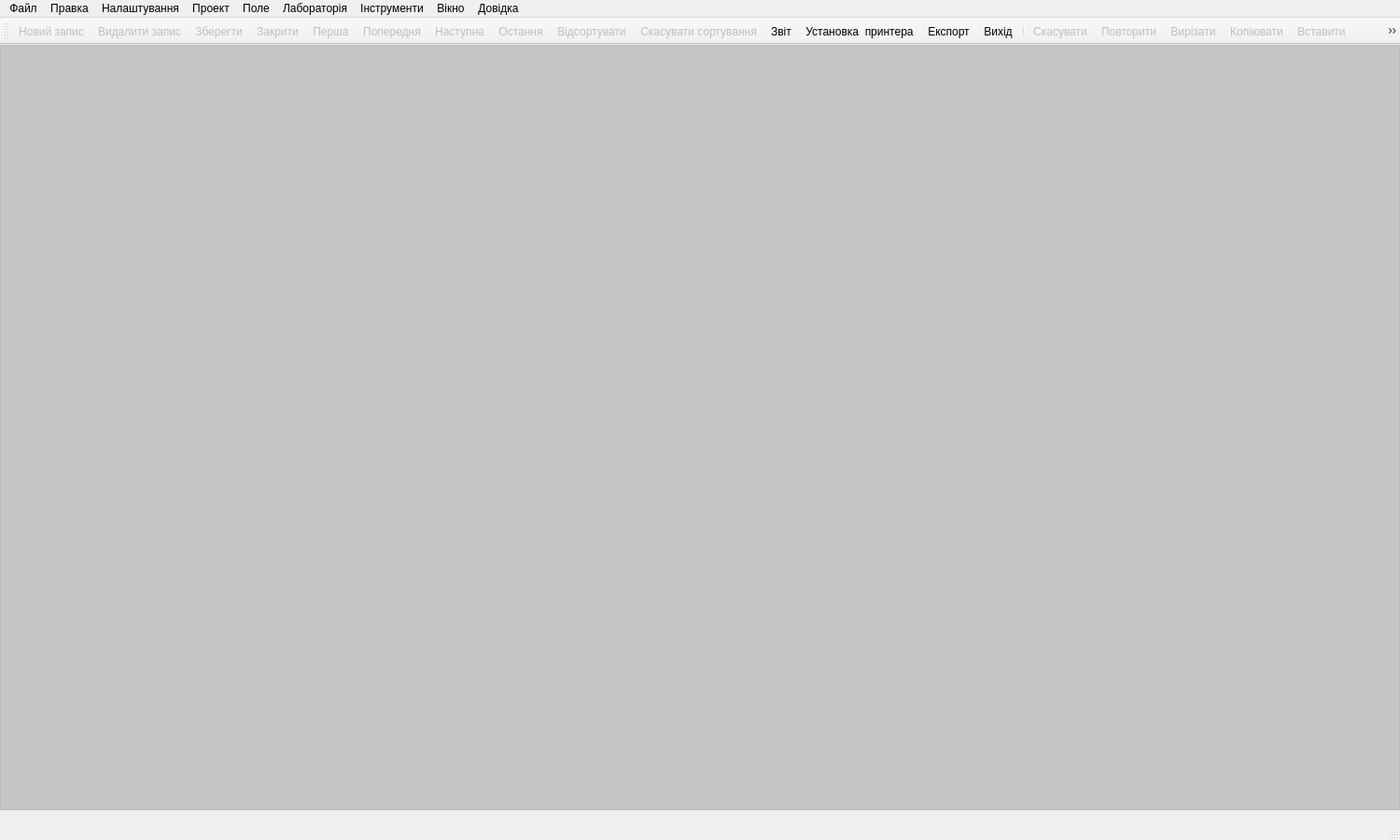
<?xml version="1.0" encoding="UTF-8"?>
<ui version="4.0">
 <class>EGMainWindow</class>
 <widget class="QMainWindow" name="EGMainWindow">
  <property name="geometry">
   <rect>
    <x>0</x>
    <y>0</y>
    <width>1500</width>
    <height>900</height>
   </rect>
  </property>
  <property name="sizePolicy">
   <sizepolicy hsizetype="Preferred" vsizetype="Preferred">
    <horstretch>0</horstretch>
    <verstretch>0</verstretch>
   </sizepolicy>
  </property>
  <property name="windowTitle">
   <string>Інженерна геологія</string>
  </property>
  <property name="windowIcon">
   <iconset>
    <normaloff>../icons/16x16/applications-engineering.png</normaloff>../icons/16x16/applications-engineering.png</iconset>
  </property>
  <property name="locale">
   <locale language="Ukrainian" country="Ukraine"/>
  </property>
  <property name="iconSize">
   <size>
    <width>22</width>
    <height>22</height>
   </size>
  </property>
  <property name="toolButtonStyle">
   <enum>Qt::ToolButtonIconOnly</enum>
  </property>
  <widget class="QWidget" name="centralwidget">
   <widget class="QMdiArea" name="mdiArea">
    <property name="geometry">
     <rect>
      <x>0</x>
      <y>0</y>
      <width>1500</width>
      <height>820</height>
     </rect>
    </property>
    <property name="sizePolicy">
     <sizepolicy hsizetype="Expanding" vsizetype="Expanding">
      <horstretch>0</horstretch>
      <verstretch>0</verstretch>
     </sizepolicy>
    </property>
    <property name="frameShape">
     <enum>QFrame::StyledPanel</enum>
    </property>
    <property name="frameShadow">
     <enum>QFrame::Sunken</enum>
    </property>
    <property name="background">
     <brush brushstyle="SolidPattern">
      <color alpha="180">
       <red>180</red>
       <green>180</green>
       <blue>180</blue>
      </color>
     </brush>
    </property>
   </widget>
  </widget>
  <widget class="QMenuBar" name="menubar">
   <property name="geometry">
    <rect>
     <x>0</x>
     <y>0</y>
     <width>1500</width>
     <height>22</height>
    </rect>
   </property>
   <widget class="QMenu" name="menu">
    <property name="geometry">
     <rect>
      <x>298</x>
      <y>129</y>
      <width>236</width>
      <height>404</height>
     </rect>
    </property>
    <property name="sizePolicy">
     <sizepolicy hsizetype="Preferred" vsizetype="Preferred">
      <horstretch>0</horstretch>
      <verstretch>0</verstretch>
     </sizepolicy>
    </property>
    <property name="acceptDrops">
     <bool>false</bool>
    </property>
    <property name="title">
     <string>Файл</string>
    </property>
    <addaction name="action_2"/>
    <addaction name="action_6"/>
    <addaction name="separator"/>
    <addaction name="action_5"/>
    <addaction name="action_3"/>
    <addaction name="separator"/>
    <addaction name="action_8"/>
    <addaction name="action_9"/>
    <addaction name="action_10"/>
    <addaction name="action_11"/>
    <addaction name="separator"/>
    <addaction name="action_13"/>
    <addaction name="action_14"/>
    <addaction name="separator"/>
    <addaction name="action_16"/>
    <addaction name="action_17"/>
    <addaction name="action_18"/>
    <addaction name="separator"/>
    <addaction name="action_19"/>
   </widget>
   <widget class="QMenu" name="menu_2">
    <property name="title">
     <string>Правка</string>
    </property>
    <addaction name="action_7"/>
    <addaction name="action_23"/>
    <addaction name="separator"/>
    <addaction name="action_29"/>
    <addaction name="action_30"/>
    <addaction name="action_31"/>
    <addaction name="separator"/>
    <addaction name="action_32"/>
   </widget>
   <widget class="QMenu" name="menu_3">
    <property name="title">
     <string>Налаштування</string>
    </property>
    <addaction name="action_42"/>
    <addaction name="action_41"/>
    <addaction name="action_36"/>
    <addaction name="action_37"/>
   </widget>
   <widget class="QMenu" name="menu_6">
    <property name="title">
     <string>Вікно</string>
    </property>
   </widget>
   <widget class="QMenu" name="menu_7">
    <property name="title">
     <string>Довідка</string>
    </property>
   </widget>
   <widget class="QMenu" name="menu_8">
    <property name="title">
     <string>Поле</string>
    </property>
    <addaction name="separator"/>
    <addaction name="action_4"/>
    <addaction name="separator"/>
    <addaction name="action_12"/>
    <addaction name="action_15"/>
   </widget>
   <widget class="QMenu" name="menu_9">
    <property name="title">
     <string>Лабораторія</string>
    </property>
    <addaction name="action_46"/>
    <addaction name="action_21"/>
    <addaction name="action_22"/>
    <addaction name="action_20"/>
    <addaction name="separator"/>
    <addaction name="action_24"/>
    <addaction name="action_25"/>
    <addaction name="action_39"/>
    <addaction name="action_40"/>
    <addaction name="action_26"/>
    <addaction name="action_27"/>
    <addaction name="action_38"/>
    <addaction name="separator"/>
    <addaction name="action_44"/>
    <addaction name="action_45"/>
   </widget>
   <widget class="QMenu" name="menu_10">
    <property name="title">
     <string>Інструменти</string>
    </property>
    <addaction name="action_34"/>
    <addaction name="action_35"/>
   </widget>
   <widget class="QMenu" name="menu_4">
    <property name="title">
     <string>Проект</string>
    </property>
    <addaction name="action"/>
    <addaction name="action_28"/>
    <addaction name="action_33"/>
   </widget>
   <addaction name="menu"/>
   <addaction name="menu_2"/>
   <addaction name="menu_3"/>
   <addaction name="menu_4"/>
   <addaction name="menu_8"/>
   <addaction name="menu_9"/>
   <addaction name="menu_10"/>
   <addaction name="menu_6"/>
   <addaction name="menu_7"/>
  </widget>
  <widget class="QStatusBar" name="statusbar"/>
  <widget class="QToolBar" name="toolBar">
   <property name="enabled">
    <bool>true</bool>
   </property>
   <property name="windowTitle">
    <string>toolBar</string>
   </property>
   <attribute name="toolBarArea">
    <enum>TopToolBarArea</enum>
   </attribute>
   <attribute name="toolBarBreak">
    <bool>false</bool>
   </attribute>
   <addaction name="action_2"/>
   <addaction name="action_6"/>
   <addaction name="action_5"/>
   <addaction name="action_3"/>
   <addaction name="action_8"/>
   <addaction name="action_9"/>
   <addaction name="action_10"/>
   <addaction name="action_11"/>
   <addaction name="action_13"/>
   <addaction name="action_14"/>
   <addaction name="action_16"/>
   <addaction name="action_17"/>
   <addaction name="action_18"/>
   <addaction name="action_19"/>
   <addaction name="separator"/>
   <addaction name="action_7"/>
   <addaction name="action_23"/>
   <addaction name="action_29"/>
   <addaction name="action_30"/>
   <addaction name="action_31"/>
   <addaction name="action_32"/>
   <addaction name="separator"/>
   <addaction name="action"/>
   <addaction name="action_28"/>
   <addaction name="action_33"/>
   <addaction name="separator"/>
   <addaction name="action_4"/>
   <addaction name="action_12"/>
   <addaction name="action_15"/>
   <addaction name="separator"/>
   <addaction name="action_46"/>
   <addaction name="action_21"/>
   <addaction name="action_22"/>
   <addaction name="action_20"/>
   <addaction name="separator"/>
   <addaction name="action_24"/>
   <addaction name="action_25"/>
   <addaction name="action_39"/>
   <addaction name="action_40"/>
   <addaction name="action_26"/>
   <addaction name="action_27"/>
   <addaction name="action_38"/>
   <addaction name="separator"/>
   <addaction name="action_44"/>
   <addaction name="action_45"/>
  </widget>
  <action name="action_2">
   <property name="checkable">
    <bool>false</bool>
   </property>
   <property name="enabled">
    <bool>false</bool>
   </property>
   <property name="icon">
    <iconset>
     <normaloff>../icons/22x22/document-new.png</normaloff>../icons/22x22/document-new.png</iconset>
   </property>
   <property name="text">
    <string>Новий запис</string>
   </property>
   <property name="statusTip">
    <string>Додати новий запис в материнську таблицю</string>
   </property>
   <property name="shortcut">
    <string>Ctrl+N</string>
   </property>
  </action>
  <action name="action_3">
   <property name="enabled">
    <bool>false</bool>
   </property>
   <property name="icon">
    <iconset>
     <normaloff>../icons/22x22/dialog-close.png</normaloff>../icons/22x22/dialog-close.png</iconset>
   </property>
   <property name="text">
    <string>Закрити</string>
   </property>
   <property name="statusTip">
    <string>Закрити  активне вікно</string>
   </property>
   <property name="shortcut">
    <string>Ctrl+E</string>
   </property>
  </action>
  <action name="action_5">
   <property name="enabled">
    <bool>false</bool>
   </property>
   <property name="icon">
    <iconset>
     <normaloff>../icons/22x22/document-save.png</normaloff>../icons/22x22/document-save.png</iconset>
   </property>
   <property name="text">
    <string>Зберегти</string>
   </property>
   <property name="statusTip">
    <string>Зберегти дані активного вікна</string>
   </property>
   <property name="shortcut">
    <string>Ctrl+S</string>
   </property>
  </action>
  <action name="action_6">
   <property name="enabled">
    <bool>false</bool>
   </property>
   <property name="icon">
    <iconset>
     <normaloff>../icons/22x22/document-close.png</normaloff>../icons/22x22/document-close.png</iconset>
   </property>
   <property name="text">
    <string>Видалити запис</string>
   </property>
   <property name="statusTip">
    <string>Видалити поточний запис з материнської таблиці</string>
   </property>
   <property name="shortcut">
    <string>Ctrl+D</string>
   </property>
  </action>
  <action name="action_8">
   <property name="enabled">
    <bool>false</bool>
   </property>
   <property name="icon">
    <iconset>
     <normaloff>../icons/22x22/go-first-view.png</normaloff>../icons/22x22/go-first-view.png</iconset>
   </property>
   <property name="text">
    <string>Перша</string>
   </property>
   <property name="statusTip">
    <string>Перейти на перший запис материнської таблиці</string>
   </property>
   <property name="shortcut">
    <string>Ctrl+Home</string>
   </property>
  </action>
  <action name="action_9">
   <property name="enabled">
    <bool>false</bool>
   </property>
   <property name="icon">
    <iconset>
     <normaloff>../icons/22x22/go-previous-view.png</normaloff>../icons/22x22/go-previous-view.png</iconset>
   </property>
   <property name="text">
    <string>Попередня</string>
   </property>
   <property name="statusTip">
    <string>Перейти на попередній запис материнський таблиці</string>
   </property>
   <property name="shortcut">
    <string>Ctrl+PgUp</string>
   </property>
  </action>
  <action name="action_10">
   <property name="enabled">
    <bool>false</bool>
   </property>
   <property name="icon">
    <iconset>
     <normaloff>../icons/22x22/go-next-view.png</normaloff>../icons/22x22/go-next-view.png</iconset>
   </property>
   <property name="text">
    <string>Наступна</string>
   </property>
   <property name="statusTip">
    <string>Перейти на наступний запис материнської таблиці</string>
   </property>
   <property name="shortcut">
    <string>Ctrl+PgDown</string>
   </property>
  </action>
  <action name="action_11">
   <property name="enabled">
    <bool>false</bool>
   </property>
   <property name="icon">
    <iconset>
     <normaloff>../icons/22x22/go-last-view.png</normaloff>../icons/22x22/go-last-view.png</iconset>
   </property>
   <property name="text">
    <string>Остання</string>
   </property>
   <property name="statusTip">
    <string>Перейти на останній запис материнської таблиці</string>
   </property>
   <property name="shortcut">
    <string>Ctrl+End</string>
   </property>
  </action>
  <action name="action_13">
   <property name="enabled">
    <bool>false</bool>
   </property>
   <property name="icon">
    <iconset>
     <normaloff>../icons/22x22/view-sort-ascending.png</normaloff>../icons/22x22/view-sort-ascending.png</iconset>
   </property>
   <property name="text">
    <string>Відсортувати</string>
   </property>
   <property name="statusTip">
    <string>Сортування записів материнської таблиці</string>
   </property>
  </action>
  <action name="action_14">
   <property name="enabled">
    <bool>false</bool>
   </property>
   <property name="icon">
    <iconset>
     <normaloff>../icons/22x22/view-sort-del.png</normaloff>../icons/22x22/view-sort-del.png</iconset>
   </property>
   <property name="text">
    <string>Скасувати сортування</string>
   </property>
   <property name="statusTip">
    <string>Скасування сортування записів материнської таблиці</string>
   </property>
  </action>
  <action name="action_16">
   <property name="icon">
    <iconset>
     <normaloff>../icons/22x22/document-preview.png</normaloff>../icons/22x22/document-preview.png</iconset>
   </property>
   <property name="text">
    <string>Звіт ...</string>
   </property>
   <property name="statusTip">
    <string>Підготувати звіт з використанням параметрів запиту</string>
   </property>
  </action>
  <action name="action_17">
   <property name="icon">
    <iconset>
     <normaloff>../icons/22x22/document-print-direct.png</normaloff>../icons/22x22/document-print-direct.png</iconset>
   </property>
   <property name="text">
    <string>Установка  принтера...</string>
   </property>
   <property name="statusTip">
    <string>Встановити принтер і параметри друку</string>
   </property>
  </action>
  <action name="action_18">
   <property name="icon">
    <iconset>
     <normaloff>../icons/22x22/document-export.png</normaloff>../icons/22x22/document-export.png</iconset>
   </property>
   <property name="text">
    <string>Експорт ...</string>
   </property>
   <property name="statusTip">
    <string>Підготувати і експортувати пакет даних</string>
   </property>
  </action>
  <action name="action_19">
   <property name="icon">
    <iconset>
     <normaloff>../icons/22x22/application-exit.png</normaloff>../icons/22x22/application-exit.png</iconset>
   </property>
   <property name="text">
    <string>Вихід</string>
   </property>
   <property name="statusTip">
    <string>Закрити головне вікно і вийти з програми</string>
   </property>
   <property name="shortcut">
    <string>Ctrl+Q</string>
   </property>
  </action>
  <action name="action">
   <property name="enabled">
    <bool>true</bool>
   </property>
   <property name="icon">
    <iconset>
     <normaloff>../icons/22x22/crane.png</normaloff>../icons/22x22/crane.png</iconset>
   </property>
   <property name="text">
    <string>Об'єкт</string>
   </property>
   <property name="toolTip">
    <string>Об'єкт</string>
   </property>
   <property name="statusTip">
    <string>Характеристика об'єкту</string>
   </property>
   <property name="shortcut">
    <string>Ctrl+O</string>
   </property>
  </action>
  <action name="action_4">
   <property name="icon">
    <iconset>
     <normaloff>../icons/22x22/Burehole.png</normaloff>../icons/22x22/Burehole.png</iconset>
   </property>
   <property name="text">
    <string>Виробки з відбором проб</string>
   </property>
   <property name="statusTip">
    <string>Характеристика виробки з відбором проб</string>
   </property>
  </action>
  <action name="action_12">
   <property name="icon">
    <iconset>
     <normaloff>../icons/22x22/szond.png</normaloff>../icons/22x22/szond.png</iconset>
   </property>
   <property name="text">
    <string>Статичне зондування</string>
   </property>
   <property name="statusTip">
    <string>Характеристика пункту статичного зондування</string>
   </property>
  </action>
  <action name="action_15">
   <property name="icon">
    <iconset>
     <normaloff>../icons/22x22/dzond.png</normaloff>../icons/22x22/dzond.png</iconset>
   </property>
   <property name="text">
    <string>Динамічне зондування</string>
   </property>
   <property name="statusTip">
    <string>Характеристика пункту динамічного зондування</string>
   </property>
  </action>
  <action name="action_20">
   <property name="icon">
    <iconset>
     <normaloff>../icons/22x22/office-chart-pie.png</normaloff>../icons/22x22/office-chart-pie.png</iconset>
   </property>
   <property name="text">
    <string>Гранулометричний склад</string>
   </property>
   <property name="statusTip">
    <string>Гранулометричний склад грунтів</string>
   </property>
  </action>
  <action name="action_21">
   <property name="icon">
    <iconset>
     <normaloff>../icons/22x22/glina.png</normaloff>../icons/22x22/glina.png</iconset>
   </property>
   <property name="text">
    <string>Властивості зв'язних ґрунтів</string>
   </property>
   <property name="statusTip">
    <string>Фізичні та інші властивості зв'язних грунтів</string>
   </property>
  </action>
  <action name="action_22">
   <property name="icon">
    <iconset>
     <normaloff>../icons/22x22/pesok.png</normaloff>../icons/22x22/pesok.png</iconset>
   </property>
   <property name="text">
    <string>Властивості незв'язних ґрунтів</string>
   </property>
   <property name="statusTip">
    <string>Фізичні та інші властивості незв'язних грунтів</string>
   </property>
  </action>
  <action name="action_24">
   <property name="icon">
    <iconset>
     <normaloff>../icons/22x22/srez.png</normaloff>../icons/22x22/srez.png</iconset>
   </property>
   <property name="text">
    <string>Одноплощинний зріз</string>
   </property>
   <property name="statusTip">
    <string>Результати одноплощинних зрізних випробувань</string>
   </property>
  </action>
  <action name="action_25">
   <property name="icon">
    <iconset>
     <normaloff>../icons/22x22/compres.png</normaloff>../icons/22x22/compres.png</iconset>
   </property>
   <property name="text">
    <string>Компресійний стиск</string>
   </property>
   <property name="statusTip">
    <string>Результати випробувань методом компресійного стиску</string>
   </property>
  </action>
  <action name="action_26">
   <property name="icon">
    <iconset>
     <normaloff>../icons/22x22/prosad.png</normaloff>../icons/22x22/prosad.png</iconset>
   </property>
   <property name="text">
    <string>Просадність</string>
   </property>
   <property name="statusTip">
    <string>Результати випробування з визначення властивостей просідання</string>
   </property>
  </action>
  <action name="action_27">
   <property name="icon">
    <iconset>
     <normaloff>../icons/22x22/nabuh.png</normaloff>../icons/22x22/nabuh.png</iconset>
   </property>
   <property name="text">
    <string>Набухання</string>
   </property>
   <property name="statusTip">
    <string>Результати випробування з визначення властивостей набухання</string>
   </property>
  </action>
  <action name="action_7">
   <property name="enabled">
    <bool>false</bool>
   </property>
   <property name="icon">
    <iconset>
     <normaloff>../icons/22x22/edit-undo.png</normaloff>../icons/22x22/edit-undo.png</iconset>
   </property>
   <property name="text">
    <string>Скасувати</string>
   </property>
   <property name="statusTip">
    <string>Скасувати останні зміни</string>
   </property>
   <property name="shortcut">
    <string>Ctrl+C</string>
   </property>
  </action>
  <action name="action_23">
   <property name="enabled">
    <bool>false</bool>
   </property>
   <property name="icon">
    <iconset>
     <normaloff>../icons/22x22/edit-redo.png</normaloff>../icons/22x22/edit-redo.png</iconset>
   </property>
   <property name="text">
    <string>Повторити</string>
   </property>
   <property name="shortcut">
    <string>Ctrl+Shift+Z</string>
   </property>
  </action>
  <action name="action_29">
   <property name="enabled">
    <bool>false</bool>
   </property>
   <property name="icon">
    <iconset>
     <normaloff>../icons/22x22/edit-cut.png</normaloff>../icons/22x22/edit-cut.png</iconset>
   </property>
   <property name="text">
    <string>Вирізати</string>
   </property>
   <property name="shortcut">
    <string>Ctrl+X</string>
   </property>
  </action>
  <action name="action_30">
   <property name="enabled">
    <bool>false</bool>
   </property>
   <property name="icon">
    <iconset>
     <normaloff>../icons/22x22/edit-copy.png</normaloff>../icons/22x22/edit-copy.png</iconset>
   </property>
   <property name="text">
    <string>Копіювати</string>
   </property>
   <property name="shortcut">
    <string>Ctrl+C</string>
   </property>
  </action>
  <action name="action_31">
   <property name="enabled">
    <bool>false</bool>
   </property>
   <property name="icon">
    <iconset>
     <normaloff>../icons/22x22/edit-paste.png</normaloff>../icons/22x22/edit-paste.png</iconset>
   </property>
   <property name="text">
    <string>Вставити</string>
   </property>
   <property name="shortcut">
    <string>Ctrl+V</string>
   </property>
  </action>
  <action name="action_32">
   <property name="enabled">
    <bool>false</bool>
   </property>
   <property name="icon">
    <iconset>
     <normaloff>../icons/22x22/edit-select-all.png</normaloff>../icons/22x22/edit-select-all.png</iconset>
   </property>
   <property name="text">
    <string>Виділити все</string>
   </property>
   <property name="shortcut">
    <string>Ctrl+A</string>
   </property>
  </action>
  <action name="action_28">
   <property name="icon">
    <iconset>
     <normaloff>../icons/22x22/mail-signed-full.png</normaloff>../icons/22x22/mail-signed-full.png</iconset>
   </property>
   <property name="text">
    <string>Комерційна пропозиція</string>
   </property>
   <property name="statusTip">
    <string>Комерційна пропозиція</string>
   </property>
  </action>
  <action name="action_33">
   <property name="icon">
    <iconset>
     <normaloff>../icons/22x22/mail-signed-shtamp.png</normaloff>../icons/22x22/mail-signed-shtamp.png</iconset>
   </property>
   <property name="text">
    <string>Договір</string>
   </property>
   <property name="statusTip">
    <string>Договорні забов'язання</string>
   </property>
  </action>
  <action name="action_34">
   <property name="icon">
    <iconset>
     <normaloff>../icons/22x22/tools-wizard.png</normaloff>../icons/22x22/tools-wizard.png</iconset>
   </property>
   <property name="text">
    <string>Геодезичний калькулятор</string>
   </property>
  </action>
  <action name="action_35">
   <property name="icon">
    <iconset>
     <normaloff>../icons/22x22/office-chart-area-percentage.png</normaloff>../icons/22x22/office-chart-area-percentage.png</iconset>
   </property>
   <property name="text">
    <string>Геологічний калькулятор</string>
   </property>
  </action>
  <action name="action_36">
   <property name="icon">
    <iconset>
     <normaloff>../icons/22x22/preferences-desktop-user.png</normaloff>../icons/22x22/preferences-desktop-user.png</iconset>
   </property>
   <property name="text">
    <string>Виконавці робіт</string>
   </property>
   <property name="statusTip">
    <string>Виконавці робіт</string>
   </property>
  </action>
  <action name="action_37">
   <property name="icon">
    <iconset>
     <normaloff>../icons/22x22/configure.png</normaloff>../icons/22x22/configure.png</iconset>
   </property>
   <property name="text">
    <string>Бурове обладнання</string>
   </property>
   <property name="statusTip">
    <string>Обладнання що використовувалось</string>
   </property>
  </action>
  <action name="action_38">
   <property name="icon">
    <iconset>
     <normaloff>../icons/22x22/usadka.png</normaloff>../icons/22x22/usadka.png</iconset>
   </property>
   <property name="text">
    <string>Усадка</string>
   </property>
   <property name="statusTip">
    <string>Результати випробування з визначення властивостей усадки</string>
   </property>
  </action>
  <action name="action_39">
   <property name="icon">
    <iconset>
     <normaloff>../icons/22x22/sjatie1.png</normaloff>../icons/22x22/sjatie1.png</iconset>
   </property>
   <property name="text">
    <string>Одновісний стиск</string>
   </property>
   <property name="statusTip">
    <string>Результати випробувань методом одновісного стиску</string>
   </property>
  </action>
  <action name="action_40">
   <property name="icon">
    <iconset>
     <normaloff>../icons/22x22/sjatie3.png</normaloff>../icons/22x22/sjatie3.png</iconset>
   </property>
   <property name="text">
    <string>Тривісний стиск</string>
   </property>
   <property name="statusTip">
    <string>Результати випробувань методом тривісного стиску</string>
   </property>
  </action>
  <action name="action_41">
   <property name="icon">
    <iconset>
     <normaloff>../icons/22x22/go-home.png</normaloff>../icons/22x22/go-home.png</iconset>
   </property>
   <property name="text">
    <string>Підрядник</string>
   </property>
   <property name="statusTip">
    <string>Підприємство-підрядник</string>
   </property>
  </action>
  <action name="action_42">
   <property name="icon">
    <iconset>
     <normaloff>../icons/22x22/basket.png</normaloff>../icons/22x22/basket.png</iconset>
   </property>
   <property name="text">
    <string>Замовник</string>
   </property>
   <property name="statusTip">
    <string>Підприємство-замовник</string>
   </property>
  </action>
  <action name="action_44">
   <property name="icon">
    <iconset>
     <normaloff>../icons/22x22/applications-science.png</normaloff>../icons/22x22/applications-science.png</iconset>
   </property>
   <property name="text">
    <string>Корозійна агресивність ґрунту</string>
   </property>
   <property name="statusTip">
    <string>Агресивність ґрунтів</string>
   </property>
  </action>
  <action name="action_43">
   <property name="text">
    <string>Агресивність ґрунтів до металу</string>
   </property>
  </action>
  <action name="action_45">
   <property name="icon">
    <iconset>
     <normaloff>../icons/22x22/applications-education-science.png</normaloff>../icons/22x22/applications-education-science.png</iconset>
   </property>
   <property name="text">
    <string>Властивості води</string>
   </property>
  </action>
  <action name="action_46">
   <property name="icon">
    <iconset>
     <normaloff>../icons/22x22/scala.png</normaloff>../icons/22x22/scala.png</iconset>
   </property>
   <property name="text">
    <string>Власивості скельних ґрунтів</string>
   </property>
   <property name="statusTip">
    <string>Фізичні та інші властивості скельних грунтів</string>
   </property>
  </action>
 </widget>
 <resources/>
 <connections/>
 <designerdata>
  <property name="gridDeltaX">
   <number>10</number>
  </property>
  <property name="gridDeltaY">
   <number>10</number>
  </property>
  <property name="gridSnapX">
   <bool>true</bool>
  </property>
  <property name="gridSnapY">
   <bool>true</bool>
  </property>
  <property name="gridVisible">
   <bool>true</bool>
  </property>
 </designerdata>
</ui>
